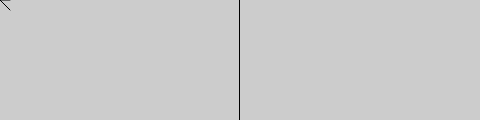
Frame 1 (no input)
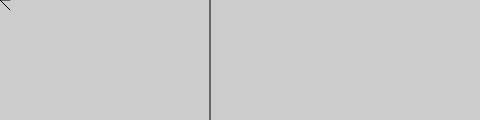
Frame 60 (no input)
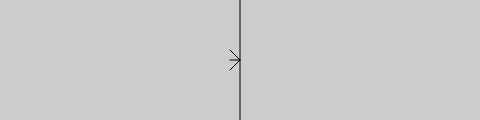
Frame 120 (the mouse pressed at the canvas centre since frame 60)

The p5.js sketch that drew these frames (run headless with seeded random() and noise() and a simulated clock; from frame 60 on, the mouse is pressed at the canvas centre):

// p5.js sketch
// ── sketch.js
/*
note: 
Each trip through draw() is called a frame. The default frame rate is 60 frames per second
*/
var x; 
var offset = 10;

function setup() {
  createCanvas(480, 120);
  x = width/2
}

function draw() {
  background(204);
  if (mouseX > x){
    x+= 0.5;
    offset = -10;
  }
  if (mouseX < x){
    x-= 0.5;
    offset = 10;
  }
  //draw arrow left to right depending on "offset" value 
  line(x, 0, x, height);
  line(mouseX, mouseY, mouseX + offset, mouseY - 10);
  line(mouseX, mouseY, mouseX + offset, mouseY + 10);
  line(mouseX, mouseY, mouseX + offset, mouseY); // mid
  }
